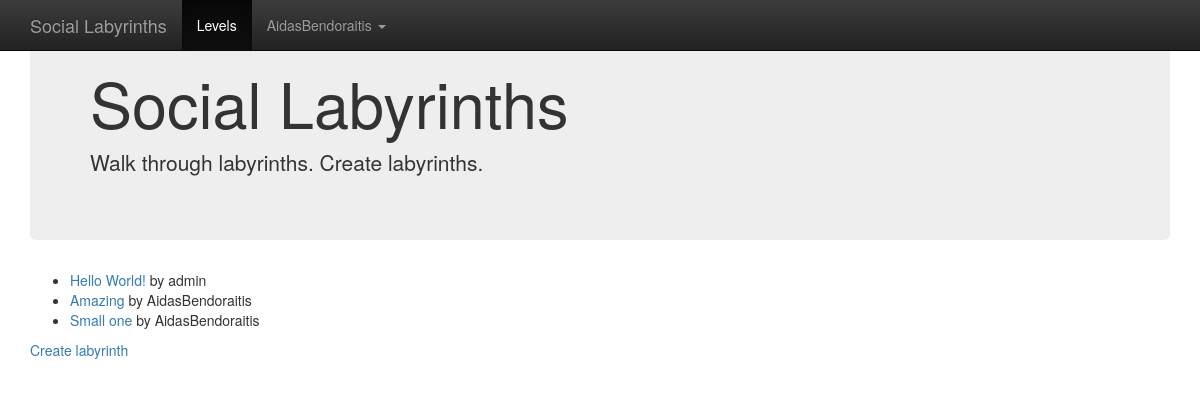
The app's page /levels/ (signed in) with its own data.
### levels/models.py (models this page shows, shortened)
class Level(models.Model):
    created = models.DateTimeField(_("created"), auto_now_add=True)
    modified = models.DateTimeField(_("modified"), auto_now=True)
    author = models.ForeignKey("auth.User", verbose_name=_("author"))
    title = models.CharField(_("title"), max_length=255)
    slug = models.SlugField(_("slug"), max_length=255)
    labyrinth = models.TextField(_("labyrinth"), help_text=_('"#" - bricks, " " - spaces, "*" - collectables, "p" - player, "e" - exit'))
    class Meta:
        verbose_name = _("Level")
        verbose_name_plural = _("Levels")

### levels/views.py (the view)
def level_list(request):
    levels = Level.objects.all()
    return render(request, 'levels/level_list.html', {'levels': levels})

### social_labyrinth/templates/levels/level_list.html
{% extends "base.html" %}
{% block content %}
    <ul>
    {% for level in levels %}
        <li><a href="{% url "level_detail" slug=level.slug %}">{{ level.title }}</a> by {{ level.author.username }}</li>
    {% endfor %}
    </ul>
    {% if request.user.is_authenticated %}
        <p><a href="{% url "add_level" %}">Create labyrinth</a></p>
    {% endif %}
{% endblock %}

### social_labyrinth/templates/base.html (shortened to what this page needs)
<!DOCTYPE html>
<html lang="en">
    <head>
        <link rel="stylesheet" href="https://maxcdn.bootstrapcdn.com/bootstrap/3.3.5/css/bootstrap.min.css">
        <link rel="stylesheet" href="https://maxcdn.bootstrapcdn.com/bootstrap/3.3.5/css/bootstrap-theme.min.css">
    </head>
    <body role="document">
        <nav class="navbar navbar-inverse navbar-fixed-top">
            <div class="container">
                <div class="navbar-header">
                    <a class="navbar-brand" href="/">Social Labyrinths</a>
                </div>
                <div id="navbar" class="navbar-collapse collapse">
                    <ul class="nav navbar-nav">
                        <li class="active"><a href="{% url "level_list" %}">Levels</a></li>
                        {% if not request.user.is_authenticated %}
                            <li class="dropdown">
                                <a href="#" class="dropdown-toggle" data-toggle="dropdown" role="button" aria-haspopup="true" aria-expanded="false">Login <span class="caret"></span></a>
                                <ul class="dropdown-menu">
                                    <li><a href="/login/yahoo/?next={{ request.path }}">Yahoo!</a></li>
                                </ul>
                            </li>
                        {% else %}
                            <li class="dropdown">
                                <a href="#" class="dropdown-toggle" data-toggle="dropdown" role="button" aria-haspopup="true" aria-expanded="false">{{ request.user.username }} <span class="caret"></span></a>
                            </li>
                        {% endif %}
                    </ul>
                </div>
            </div>
        </nav>
        <div class="container theme-showcase" role="main">
            <div class="jumbotron">
                <h1>Social Labyrinths</h1>
                <p>Walk through labyrinths. Create labyrinths.</p>
            </div>
            {% block content %}
            {% endblock %}
        </div>
    </body>
</html>

### records on screen
Level: title "Hello World!", author.username "admin"
Level: title "Amazing", author.username "AidasBendoraitis"
Level: title "Small one", author.username "AidasBendoraitis"

### other values on screen
{{ request.user.username }} "AidasBendoraitis"
